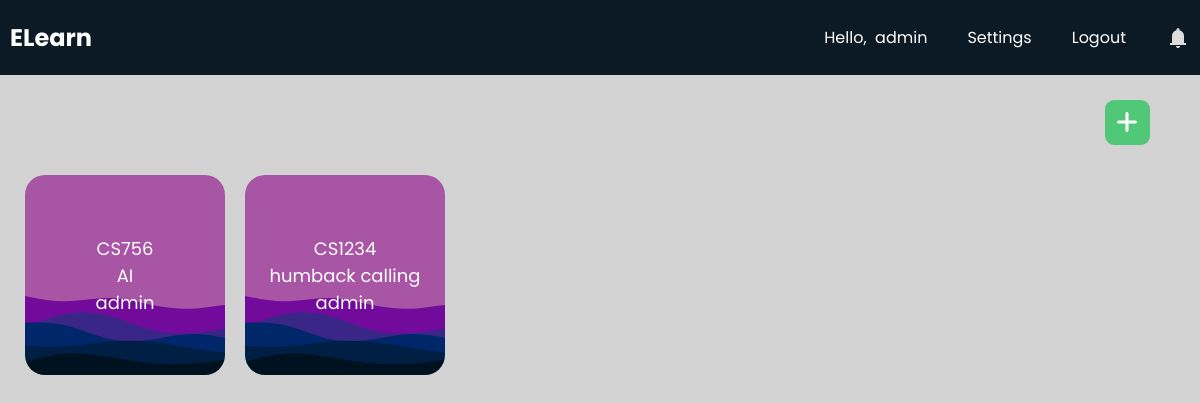
Page /teachers/ (signed in) on the committed database.
### teachers/models.py (models this page shows, shortened)
class MyClass(models.Model):
    id = models.UUIDField(primary_key=True, default=uuid.uuid4, editable=False)
    class_descriptor = models.CharField(max_length=50)
    class_name = models.CharField(max_length=100)
    teacher = models.ForeignKey(User, on_delete=models.CASCADE)

### teachers/views.py (the view)
# urls.py: 2. Add a URL to urlpatterns:  path('', views.home, name='home')
def home(request):
    form = MyClassForm()
    if request.method == 'POST':
        form = MyClassForm(request.POST)
        if form.is_valid():
            course = form.save(commit=False)
            course.teacher = request.user
            course.save()
    classes = MyClass.objects.filter(teacher=request.user)
    context = {'form':form, 'classes': classes}
    return render(request, "teachers/home.html", context)

### teachers/templates/teachers/home.html (shortened to what this page needs)
{% extends 'teachers/base.html' %}
{% load static %}
{% block extra_css %}
    <link rel="stylesheet" href="{% static 'css/teacher.css' %}">
{% endblock %}
{% block content %}
    <div id="addbtn"><svg xmlns="http://www.w3.org/2000/svg" width="12" height="12" viewBox="0 0 12 12"><path fill="white" d="M6.5 1.75a.75.75 0 0 0-1.5 0V5H1.75a.75.75 0 0 0 0 1.5H5v3.25a.75.75 0 0 0 1.5 0V6.5h3.25a.75.75 0 0 0 0-1.5H6.5V1.75Z"/></svg></div>
    <div id="contentwrapper">
        <div id="content">
            {% if classes %}
                    {% for class in classes %}
                        <div class="cards" data-class-id= "{{ class.id }}" >
                            <span>{{ class.class_descriptor }}</span>
                            <span>{{ class.class_name }}</span>
                            <span>{{ class.teacher.username }}</span>
                        </div>
                    {% endfor %}
            {% else %}
                <span id="noclasses">No Classes have been added</span>
            {% endif %}
        </div>
    </div>
{% endblock %}

### teachers/templates/teachers/base.html (shortened to what this page needs)
<!DOCTYPE html>
<html lang="en">
    <head>
        {% load static %}
        <link rel="stylesheet" href="{% static 'css/base.css' %}">
        <link rel="stylesheet" href="https://cdnjs.cloudflare.com/ajax/libs/font-awesome/6.3.0/css/all.min.css">
        {% block extra_css %}
        {% endblock %}
    </head>
    <body>
        <header>
            <nav class="navbar">
                <h2 class="logo"><a href="{% url 'teachers:home' %}">ELearn</a></h2>
                <ul class="all-links">
                    <li id="username"><span>Hello,  {{request.user}}</span></li>
                    <li><a href="{% url 'teachers:settings' request.path%}">Settings</a></li>
                    <li><a href="{% url 'users:logoutPage' %}">Logout</a></li>
                    <li id="bell-icon">
                        <svg xmlns="http://www.w3.org/2000/svg" width="24" height="24" viewBox="0 0 24 24"><path fill="currentColor" d="M4 19v-2h2v-7q0-2.075 1.25-3.688T10.5 4.2v-.7q0-.625.438-1.063T12 2q.625 0 1.063.438T13.5 3.5v.7q2 .5 3.25 2.113T18 10v7h2v2H4Zm8 3q-.825 0-1.413-.588T10 20h4q0 .825-.588 1.413T12 22Z"/></svg>
                    </li>
                </ul>
            </nav>
        </header>
        {% block content %}
        {% endblock %}
    </body>
</html>

### teachers/static/css/base.css (style rules this page uses)
* { margin: 0; padding: 0; box-sizing: border-box; font-family: "Poppins", sans-serif; }
html { scroll-behavior: smooth; }
body { background: #d3d3d3; }
header { position: fixed; top: 0; left: 0; z-index: 5; width: 100%; display: flex; justify-content: center; background: #0C1A25; }
.navbar { display: flex; padding: 0 10px; max-width: 1200px; width: 100%; align-items: center; justify-content: space-between; }
.navbar .all-links { display: flex; align-items: center; }
.navbar .all-links li { position: relative; list-style: none; }
.navbar .logo a { display: flex; align-items: center; margin-left: 0; }
#bell-icon { display: flex; align-items: center; justify-content: center; }
header a, header span, header svg { margin-left: 40px; text-decoration: none; color: #fff; height: 100%; padding: 20px 0; display: inline-block; }
#username { white-space: pre; }
header a:hover, footer a:hover, header svg { color: #ddd; }

### teachers/static/css/teacher.css (style rules this page uses)
#contentwrapper { height: 100vh; padding-top: 75px; background: #d3d3d3; }
#content { height: calc(100%); background: #d3d3d3; display: flex; flex-wrap: wrap; align-content: flex-start; padding-left: 15px; padding-right: 60px; padding-top: 100px; }
#content span { color: #6e6e6e; }
.cards { background-image: url('../images/wave.svg'); background-size: cover; background-color: #a755a4; font-size: 18px; height: 25vh; width: 15%; min-width: 200px; margin-right: 10px; margin-left: 10px; margin-bottom: 20px; border-radius: 20px; cursor: pointer; display: flex; flex-direction: column; align-items: center; justify-content: center; }
#content .cards span { color: #ffffff; }
#addbtn { position: fixed; top: 100px; right: 50px; background: #50C878; padding: 10px; border-radius: 20%; display: flex; justify-content: center; align-items: center; cursor: pointer; }
#addbtn svg { height: 25px; width: 25px; }

### rows in the picture
MyClass: class_descriptor "CS756", class_name "AI", teacher.username "admin"
MyClass: class_descriptor "CS1234", class_name "humback calling", teacher.username "admin"

### other values in the picture
{{ request.user }} "admin"
